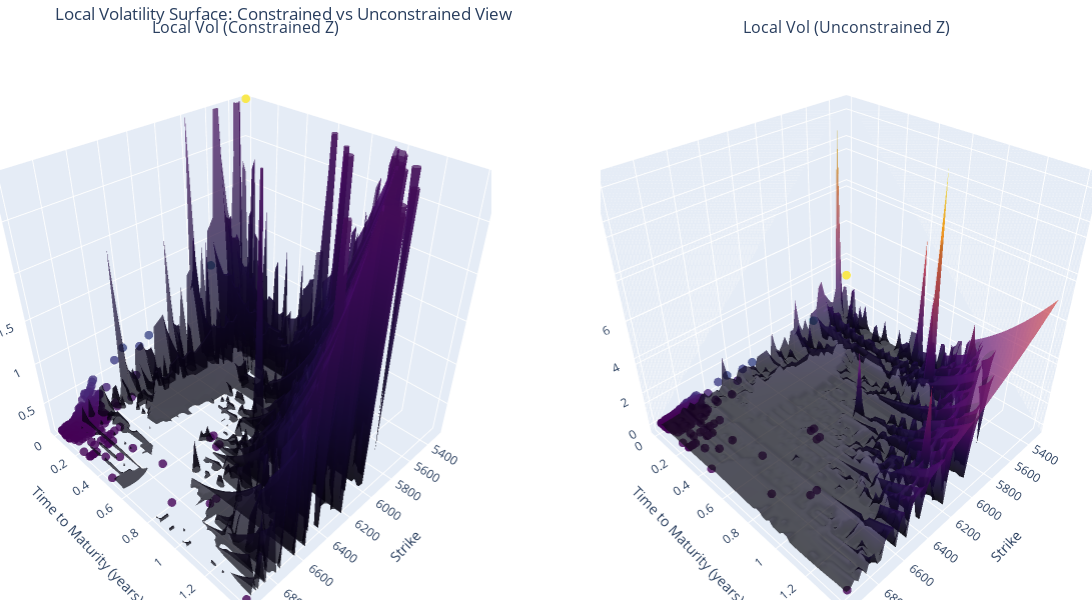

Notebook code for this chart:
### Markdown cell above
### local Vol using regression

### Code cell
impvol_interp = regres
params = [calls["S0"].iloc[0],calls["r"].iloc[0],impvol_interp]
local_vol_surface_ = get_local_vol_surface(calls,params)
plot_local_vol_surface(calls,local_vol_surface_)

### Figure 1 — Plotly figure (JSON) as saved in the notebook; plotly's stock layout.template omitted (floating-point values rounded to 4 significant figures; data arrays with more than 128 entries replaced by an {"elided": "..."} marker saying what was removed)
{"data": [{"marker": {"color": {"elided": "317 float values"}, "colorscale": [[0, "#440154"], [0.1111, "#482878"], [0.2222, "#3e4989"], [0.3333, "#31688e"], [0.4444, "#26828e"], [0.5556, "#1f9e89"], [0.6667, "#35b779"], [0.7778, "#6ece58"], [0.8889, "#b5de2b"], [1, "#fde725"]], "opacity": 0.8, "size": 3}, "mode": "markers", "name": "Data Points", "scene": "scene", "showlegend": false, "type": "scatter3d", "x": {"elided": "317 float values"}, "y": {"elided": "317 float values"}, "z": {"elided": "317 float values"}}, {"colorscale": [[0, "#000004"], [0.1111, "#1b0c41"], [0.2222, "#4a0c6b"], [0.3333, "#781c6d"], [0.4444, "#a52c60"], [0.5556, "#cf4446"], [0.6667, "#ed6925"], [0.7778, "#fb9b06"], [0.8889, "#f7d13d"], [1, "#fcffa4"]], "opacity": 0.7, "scene": "scene", "showlegend": false, "showscale": false, "type": "surface", "x": {"elided": "60x60 float values"}, "y": {"elided": "60x60 float values"}, "z": {"elided": "60x60 float values"}}, {"marker": {"color": {"elided": "317 float values"}, "colorscale": [[0, "#440154"], [0.1111, "#482878"], [0.2222, "#3e4989"], [0.3333, "#31688e"], [0.4444, "#26828e"], [0.5556, "#1f9e89"], [0.6667, "#35b779"], [0.7778, "#6ece58"], [0.8889, "#b5de2b"], [1, "#fde725"]], "opacity": 0.8, "size": 3}, "mode": "markers", "name": "Data Points", "scene": "scene2", "showlegend": false, "type": "scatter3d", "x": {"elided": "317 float values"}, "y": {"elided": "317 float values"}, "z": {"elided": "317 float values"}}, {"colorscale": [[0, "#000004"], [0.1111, "#1b0c41"], [0.2222, "#4a0c6b"], [0.3333, "#781c6d"], [0.4444, "#a52c60"], [0.5556, "#cf4446"], [0.6667, "#ed6925"], [0.7778, "#fb9b06"], [0.8889, "#f7d13d"], [1, "#fcffa4"]], "opacity": 0.7, "scene": "scene2", "showlegend": false, "showscale": false, "type": "surface", "x": {"elided": "60x60 float values"}, "y": {"elided": "60x60 float values"}, "z": {"elided": "60x60 float values"}}], "layout": {"annotations": [{"font": {"size": 16}, "showarrow": false, "text": "Local Vol (Constrained Z)", "x": 0.225, "xanchor": "center", "xref": "paper", "y": 1, "yanchor": "bottom", "yref": "paper"}, {"font": {"size": 16}, "showarrow": false, "text": "Local Vol (Unconstrained Z)", "x": 0.775, "xanchor": "center", "xref": "paper", "y": 1, "yanchor": "bottom", "yref": "paper"}], "height": 600, "margin": {"b": 0, "l": 0, "r": 0, "t": 40}, "scene": {"domain": {"x": [0, 0.45], "y": [0, 1]}, "xaxis": {"title": {"text": "Strike"}}, "yaxis": {"title": {"text": "Time to Maturity (years)"}}, "zaxis": {"range": [0.1019, 2.926], "title": {"text": "Volatility"}}}, "scene2": {"domain": {"x": [0.55, 1], "y": [0, 1]}, "xaxis": {"title": {"text": "Strike"}}, "yaxis": {"title": {"text": "Time to Maturity (years)"}}, "zaxis": {"title": {"text": "Volatility"}}}, "title": {"text": "Local Volatility Surface: Constrained vs Unconstrained View"}, "width": 1200}}
